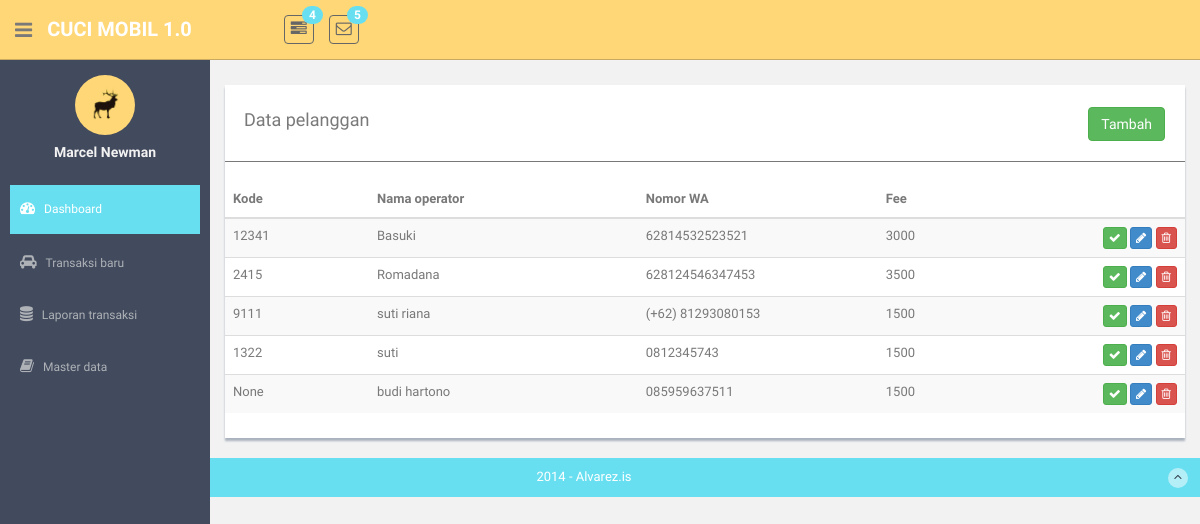
Screenshot of /operators with the database file from the repository.
### model/Operators.py (models this page shows)
class Operators(Model):
    id = IntegerField()
    code = CharField()
    name = CharField()
    phone = CharField()
    fee = IntegerField()
    class Meta:
        database = db

### routes_operators.py (the view)
@app.route("/operators", methods=["GET"])
def operators():
    operators = OperatorsController.list_operators()
    return render_template('references/operators/operators-list.html', operators=operators)

### controller/OperatorsController.py (called while the page is built)
    @staticmethod
    def list_operators():
        operators = Operators.select()
        datas = []
        return Operators.select()

### templates/references/operators/operators-list.html (shortened to what this page needs)
{% extends "layout.html" %}
{% block content %}
<div class="row mt">
      <div class="col-md-12">
          <div class="content-panel">
              <table class="table table-striped table-advance table-hover">
                <div >
                    <div style="float:left;"><h4>&nbsp; Data pelanggan</h4></div>
                    <div class="pull-right" style="padding-top:7px;padding-right:20px;">
                        <button class="btn btn-success " onclick="javscript:openModal(0)">Tambah</button>
                    </div>
                </div>
                <hr/>
                  <thead>
                  <tr>
                      <th width="15%"> Kode</th>
                      <th width="28%"> Nama operator</th>
                      <th width="25%"> Nomor WA</th>
                      <th width="20%"> Fee</th>
                      <th width="12%"></th>
                  </tr>
                  </thead>
                  <tbody>
                  {% for item in operators %}
                  <tr>
                      <td>{{ item.code }} </td>
                      <td>{{ item.name }} </td>
                      <td>{{ item.phone }} </td>
                      <td>{{ item.fee }} </td>
                      <td align="right">
                          <button class="btn btn-success btn-xs"><i class="fa fa-check"></i></button>
                          <button class="btn btn-primary btn-xs"  onclick="javscript:openModal({{ item.id }})"><i class="fa fa-pencil"></i></button>
                          <button class="btn btn-danger btn-xs"><i class="fa fa-trash-o "></i></button>
                      </td>
                  </tr>
                 {% endfor %}
                  </tbody>
              </table>
          </div>
      </div>
  </div>
{% endblock %}

### templates/layout.html (shortened to what this page needs)
<!DOCTYPE html>
<html lang="en">
  <head>
    <link href="assets/css/bootstrap.css" rel="stylesheet">
    <link href="assets/font-awesome/css/font-awesome.css" rel="stylesheet" />
    <link rel="stylesheet" type="text/css" href="assets/css/zabuto_calendar.css">
    <link rel="stylesheet" type="text/css" href="assets/js/gritter/css/jquery.gritter.css" />
    <link rel="stylesheet" type="text/css" href="assets/lineicons/style.css">
     <link rel="stylesheet" href="//code.jquery.com/ui/1.12.1/themes/base/jquery-ui.css">
    <link href="assets/css/style.css" rel="stylesheet">
    <link href="assets/css/style-responsive.css" rel="stylesheet">
  </head>
  <body>
  <section id="container" >
		{% include  "header.html" %}
      <aside>
		{% include  "nav.html" %}
      </aside>
      <section id="main-content">
          <section class="wrapper">
			  {% block content %}{% endblock %}
          </section>
      </section>
      <footer class="site-footer">
          <div class="text-center">
              2014 - Alvarez.is
              <a href="index.html#" class="go-top">
                  <i class="fa fa-angle-up"></i>
              </a>
          </div>
      </footer>
  </section>
  </body>
</html>

### templates/header.html (shortened to what this page needs)
<header class="header black-bg">
      <div class="sidebar-toggle-box">
          <div class="fa fa-bars tooltips" data-placement="right" data-original-title="Toggle Navigation"></div>
      </div>
    <a href="index.html" class="logo"><b>CUCI MOBIL 1.0</b></a>
    <div class="nav notify-row" id="top_menu">
        <ul class="nav top-menu">
            <li class="dropdown">
                <a data-toggle="dropdown" class="dropdown-toggle" href="index.html#">
                    <i class="fa fa-tasks"></i>
                    <span class="badge bg-theme">4</span>
                </a>
            </li>
            <li id="header_inbox_bar" class="dropdown">
                <a data-toggle="dropdown" class="dropdown-toggle" href="index.html#">
                    <i class="fa fa-envelope-o"></i>
                    <span class="badge bg-theme">5</span>
                </a>
            </li>
        </ul>
    </div>
</header>

### templates/nav.html (shortened to what this page needs)
<div id="sidebar"  class="nav-collapse ">
              <ul class="sidebar-menu" id="nav-accordion">
              	  <p class="centered"><a href="profile.html"><img src="assets/img/ui-sam.jpg" class="img-circle" width="60"></a></p>
              	  <h5 class="centered">Marcel Newman</h5>
                  <li class="mt">
                      <a class="active" href="index.html">
                          <i class="fa fa-dashboard"></i>
                          <span>Dashboard</span>
                      </a>
                  </li>
                  <li class="sub-menu">
                      <a  href="/transactions">
                          <i class="fa fa-car"></i>
                          <span>Transaksi baru</span>
                      </a>
                  </li>
                  <li class="sub-menu">
                      <a href="javascript:;" >
                          <i class="fa fa-database"></i>
                          <span>Laporan transaksi</span>
                      </a>
                  </li>
                  <li class="sub-menu">
                      <a href="javascript:;" >
                          <i class="fa fa-book"></i>
                          <span>Master data</span>
                      </a>
                  </li>
              </ul>
          </div>

### rows the page displays
Operators: code "12341", name "Basuki", phone "62814532523521", fee "3000"
Operators: code "2415", name "Romadana", phone "628124546347453", fee "3500"
Operators: code "9111", name "suti riana", phone "(+62) 81293080153", fee "1500"
Operators: code "1322", name "suti", phone "0812345743", fee "1500"
Operators: code "None", name "budi hartono", phone "085959637511", fee "1500"
